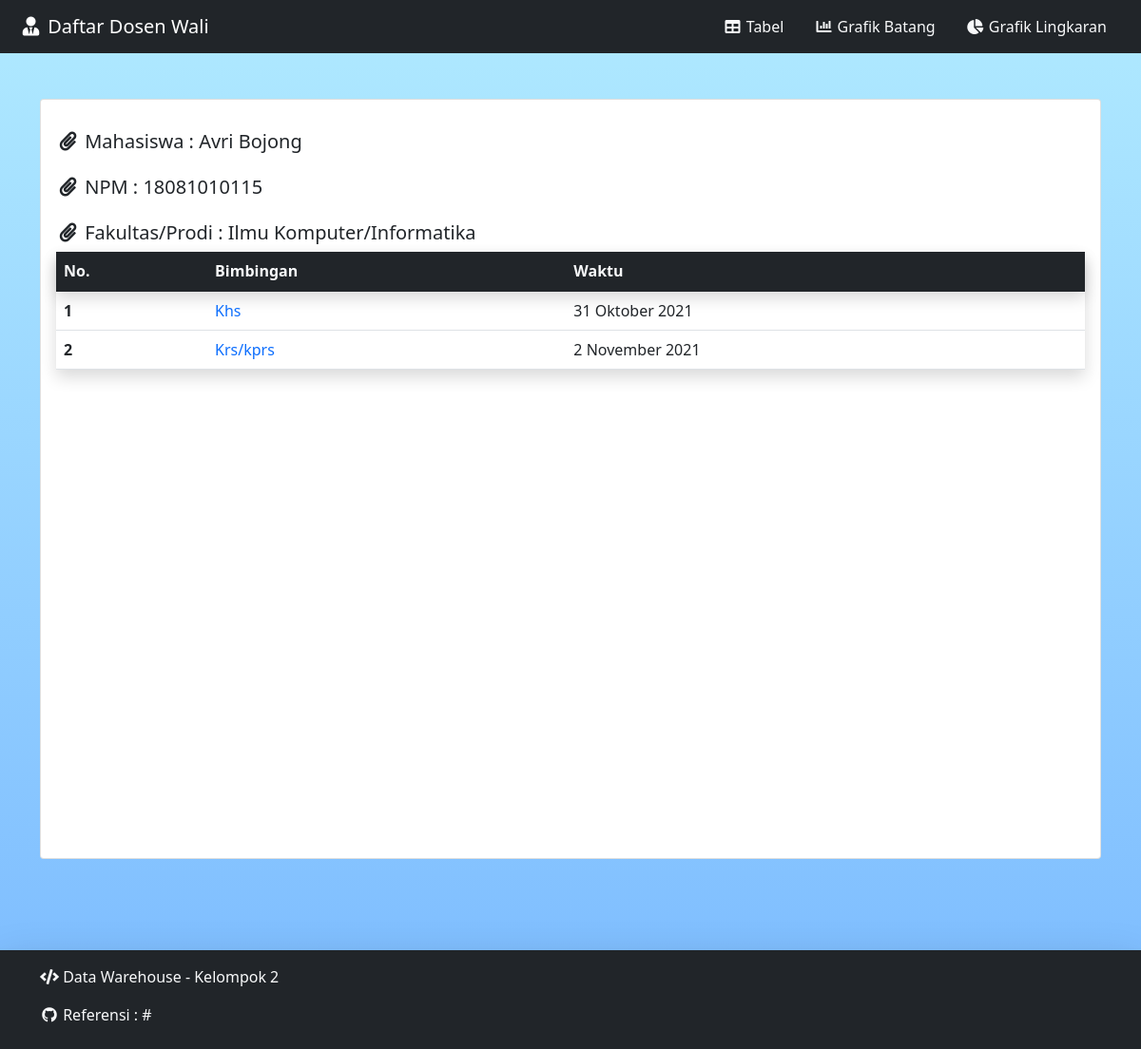
Screenshot of /bimbingan.php?npm=18081010115 with the database file from the repository.
### tables this page shows
CREATE TABLE `mahasiswa` (
  `id` int(11) NOT NULL,
  `nama` varchar(50) NOT NULL,
  `npm` varchar(11) NOT NULL,
  `nidn_wali` varchar(10) NOT NULL,
  `jenis_kelamin` int(1) NOT NULL,
  `tempat_lahir` varchar(20) NOT NULL,
  `tgl_lahir` date NOT NULL,
  `alamat` varchar(100) NOT NULL,
  `fakultas` varchar(50) NOT NULL,
  `prodi` varchar(25) NOT NULL,
  `agama` varchar(10) NOT NULL
);

CREATE TABLE `bimbingan_mhs` (
  `id` int(11) NOT NULL,
  `nidn_dosen` varchar(10) NOT NULL,
  `npm_mhs` varchar(11) NOT NULL,
  `id_bimbingan` int(11) NOT NULL,
  `waktu` datetime NOT NULL,
  `tempat` varchar(256) NOT NULL,
  `isi` varchar(256) NOT NULL
);

CREATE TABLE `list_bimbingan` (
  `id` int(11) NOT NULL,
  `bahasan` enum('krs/kprs','khs','transkip','lain-lain') NOT NULL
);

### conn.php (called while the page is built, shortened)
<?php
$hostname = 'localhost';
$username = 'root';
$password = '';
$db       = 'master-detail';
$conn = mysqli_connect($hostname, $username, $password, $db);
function getMhs($nidn = false, $npm = false, $kolom = false)
{
    global $conn;
    if ($kolom == false) {
        $query = "SELECT * FROM mahasiswa WHERE npm = '$npm'";
    } else {
        $query = "SELECT $kolom FROM mahasiswa WHERE npm = '$npm'";
        if ($nidn != false) {
            $query = "SELECT $kolom FROM mahasiswa WHERE nidn_wali = '$nidn'";
        }
    }
    $hasil = mysqli_query($conn, $query);
    $rows = [];
    while ($row = mysqli_fetch_assoc($hasil)) {
        $rows[] = $row;
    }
    return $rows;
}
function getBimbingan($npm = false, $nidn = false, $id = false)
{
    global $conn;
    $where = "";
    if ($npm != false) {
        $where = "npm_mhs = '$npm'";
    }
    if ($nidn == false && $npm == false && $id == false) {
        $query = "SELECT * FROM bimbingan_mhs";
    } else {
        $query = "SELECT * FROM bimbingan_mhs WHERE $where";
    }
    $hasil = mysqli_query($conn, $query);
    $rows = [];
    while ($row = mysqli_fetch_assoc($hasil)) {
        $rows[] = $row;
    }
    return $rows;
}
function getJenisBimbingan($id)
{
    global $conn;
    $query = "SELECT bahasan FROM list_bimbingan WHERE id = '$id'";
    $hasil = mysqli_query($conn, $query);
    return mysqli_fetch_assoc($hasil)["bahasan"];
}

### fungsi.php (called while the page is built)
<?php
function tanggal($date)
{
    $date = date("Y-m-j", strtotime($date));
    $bulan = array(
        1 =>   'Januari',
        'Februari',
        'Maret',
        'April',
        'Mei',
        'Juni',
        'Juli',
        'Agustus',
        'September',
        'Oktober',
        'November',
        'Desember'
    );
    $pecahkan = explode('-', $date);
    return $pecahkan[2] . ' ' . $bulan[(int)$pecahkan[1]] . ' ' . $pecahkan[0];
}

### bimbingan.php (the view, shortened to what this page needs)
<?php
require 'conn.php';
require 'fungsi.php';
$npm = $_GET['npm'];
$list_bimbingan = getBimbingan($npm);
$mahasiswa = getMhs(false, $npm)[0];
?>
<!DOCTYPE html>
<html>
<head>
    <?php require 'header.php'; ?>
</head>
<body style="<?= $Theme_Body;
                $Load_BG; ?>">
    <header>
        <?php require 'navbar.php' ?>
    </header>
    <main class="py-5" style="<?= $Load_BG; ?>">
        <div class="container">
            <div class="row">
                <div class="col">
                    <div class="card rounded" style="<?= $Load_BG; ?>">
                        <div class="card-body">
                            <h5 style="padding-top: 1rem;"><i class="fas fa-fw fa-paperclip"></i> Mahasiswa : <?= ucwords($mahasiswa['nama']); ?></h5>
                            <h5 style="padding-top: 1rem;"><i class="fas fa-fw fa-paperclip"></i> NPM : <?= ucwords($mahasiswa['npm']); ?></h5>
                            <h5 style="padding-top: 1rem;"><i class="fas fa-fw fa-paperclip"></i> Fakultas/Prodi : <?= ucwords($mahasiswa['fakultas'] . '/' . $mahasiswa['prodi']); ?></h5>
                            <table class="table table-md table-responsive table-hover shadow">
                                <thead class="bg-dark text-light fw-bold shadow">
                                    <th>No.</th>
                                    <th>Bimbingan</th>
                                    <th>Waktu</th>
                                </thead>
                                <tbody class="ps-2">
                                    <?php $i = 1;
                                    foreach ($list_bimbingan as $row) : ?>
                                        <tr>
                                            <th><?= $i; ?></th>
                                            <td><a class="text-decoration-none text-primary" href="detail-bimbingan.php?bimbingan=<?= $row['id']; ?>"><?= ucwords(getJenisBimbingan($row['id_bimbingan'])); ?></a></td>
                                            <td><?= ucwords(Tanggal($row['waktu'])); ?></td>
                                        </tr>
                                    <?php $i += 1;
                                    endforeach; ?>
                                </tbody>
                            </table>
                        </div>
                    </div>
                </div>
            </div>
        </div>
    </main>
    <?php require 'footer.php'; ?>
</body>
</html>

### rows the page displays
mahasiswa: nama "Avri Bojong", npm "18081010115", fakultas+prodi "Ilmu Komputer/Informatika"
bimbingan_mhs: id_bimbingan.bahasan "Khs", waktu "31 Oktober 2021"
bimbingan_mhs: id_bimbingan.bahasan "Krs/kprs", waktu "2 November 2021"

### other values shown
$ref_link "#"
